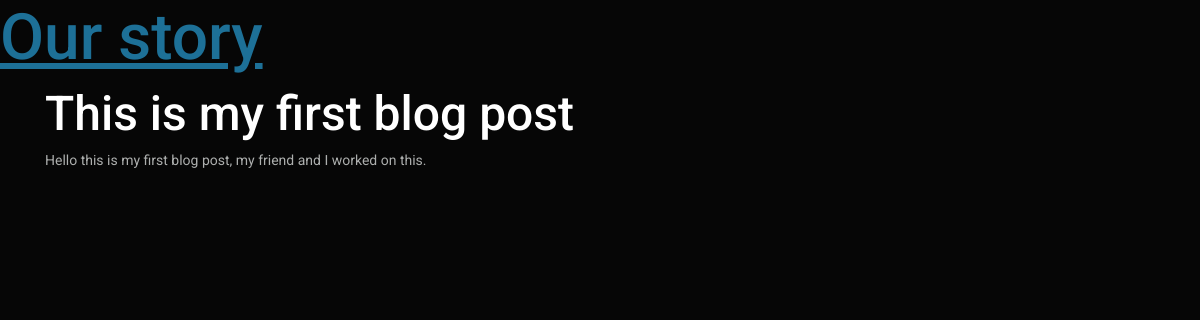
The app's page /article/1 with its own data.
### articles/models.py (models this page shows, shortened)
class Article(models.Model):
    author = models.ForeignKey('auth.User', on_delete = models.CASCADE,)
    title = models.CharField(max_length = 100)
    body = models.TextField()

### articles/views.py (the view)
# urls.py: path('article/<int:pk>', views.ArticleDetailView.as_view(), name='detail'),
class ArticleDetailView(DetailView):
    model = Article
    template_name = 'detail.html'

### templates/detail.html (shortened to what this page needs)
{% load static %}
 <!DOCTYPE html>
 <html lang="en">
 <head>
   <link rel="stylesheet" href="{% static 'css/bootstrap.css' %}">
 </head>
 <body>
     <header>
       <h1> <a href="">Our story</a> </h1>
     </header>
     <div class="container">
     {% block content %}
         <div class="details">
         <h2>{{ article.title }}</h2>
         <p>{{ article.body }}</p>
         </div>
     {% endblock content %}
     </div>
 </body>
 </html>

### records on screen
Article: title "This is my first blog post", body "Hello this is my first blog post, my friend and I worked on this."
